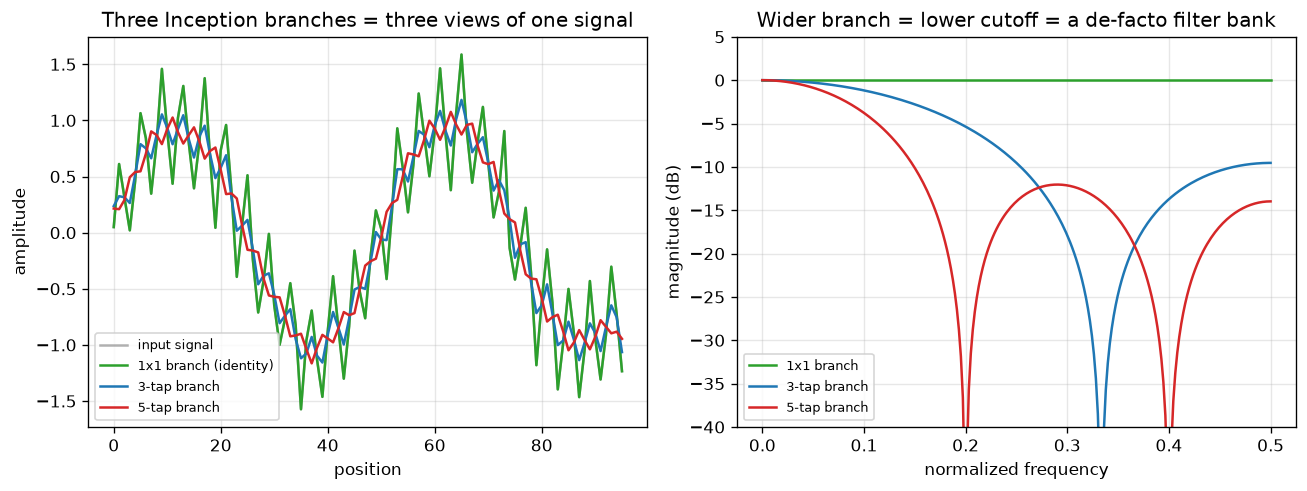

Python code for this plot:
"""
Day 41 -- Inception / GoogLeNet
Left:  a synthetic two-tone signal run through the same three "branch" kernel
       sizes an Inception module uses (1, 3, 5 taps) -- each branch is just a
       box filter of a different width, standing in for a learned conv.
Right: their frequency responses -- wider taps = lower cutoff. Concatenating
       the three branch outputs channel-wise is literally handing the network
       a pre-built multi-resolution filter bank instead of forcing one kernel
       size to cover every frequency band alone.
"""
import numpy as np
import matplotlib.pyplot as plt

np.random.seed(42)  # deterministic synthetic data

# ---------------------------------------------------------------------------
# Synthetic two-tone signal: a slow trend + a fast ripple + a little noise
# ---------------------------------------------------------------------------
n = 96
t = np.arange(n)
low_freq = np.sin(2 * np.pi * 0.02 * t)          # slow component
high_freq = 0.5 * np.sin(2 * np.pi * 0.25 * t)   # fast component
signal = low_freq + high_freq + 0.1 * np.random.randn(n)

def box_filter(x, k):
    if k == 1:
        return x.copy()
    pad = k // 2
    xp = np.pad(x, pad, mode="edge")
    kernel = np.ones(k) / k
    return np.convolve(xp, kernel, mode="valid")[: len(x)]

branch1 = box_filter(signal, 1)   # 1x1 "branch" -- passes everything through
branch3 = box_filter(signal, 3)   # 3-tap branch -- mild smoothing
branch5 = box_filter(signal, 5)   # 5-tap branch -- stronger smoothing

fig, axes = plt.subplots(1, 2, figsize=(11, 4.2))

ax = axes[0]
ax.plot(t, signal, color="#7f7f7f", alpha=0.6, label="input signal")
ax.plot(t, branch1, color="#2ca02c", label="1x1 branch (identity)")
ax.plot(t, branch3, color="#1f77b4", label="3-tap branch")
ax.plot(t, branch5, color="#d62728", label="5-tap branch")
ax.set_xlabel("position")
ax.set_ylabel("amplitude")
ax.set_title("Three Inception branches = three views of one signal")
ax.legend(fontsize=8)
ax.grid(alpha=0.3)

# ---------------------------------------------------------------------------
# Frequency response of each branch's box kernel
# ---------------------------------------------------------------------------
n_fft = 512
freqs = np.fft.rfftfreq(n_fft, d=1.0)

def mag_db(k):
    kernel = np.ones(k) / k if k > 1 else np.array([1.0])
    H = np.fft.rfft(kernel, n=n_fft)
    return 20 * np.log10(np.maximum(np.abs(H), 1e-6))

ax = axes[1]
ax.plot(freqs, mag_db(1), color="#2ca02c", label="1x1 branch")
ax.plot(freqs, mag_db(3), color="#1f77b4", label="3-tap branch")
ax.plot(freqs, mag_db(5), color="#d62728", label="5-tap branch")
ax.set_xlabel("normalized frequency")
ax.set_ylabel("magnitude (dB)")
ax.set_title("Wider branch = lower cutoff = a de-facto filter bank")
ax.set_ylim(-40, 5)
ax.legend(fontsize=8)
ax.grid(alpha=0.3)

plt.tight_layout()
plt.savefig("graph_DAY_41.png", dpi=120, bbox_inches="tight")
